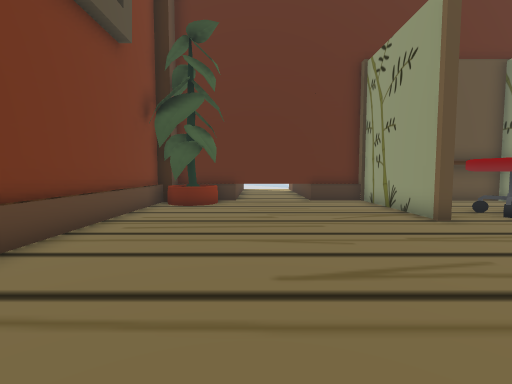
view 1 (above)

24 first-person views from a walk through a Unity game level. The camera is 1.2 m above the floor, tilts 4° down and sees 85° across. The floor is counted in squares, 1 m on a side. Each view is taken from the middle of a square. On the plan, view 1 faces up. The plan holds only what a view shows up to about 13 squares ahead; the rest is blank. The place goes on beyond the plan. Some animated figures are not drawn. Some surface patterns are stand-ins.

view 2
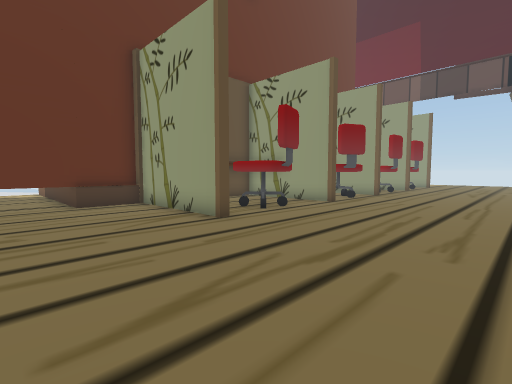

view 3
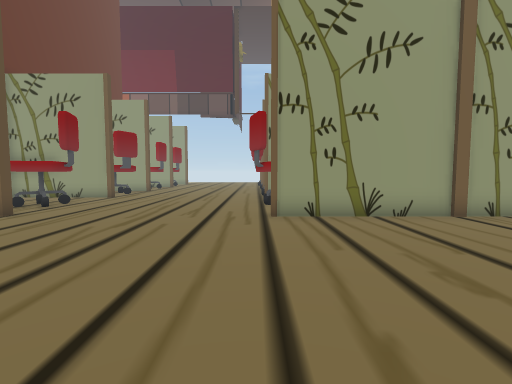

view 4
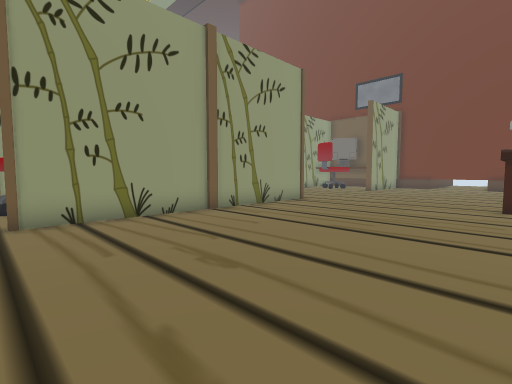

view 5
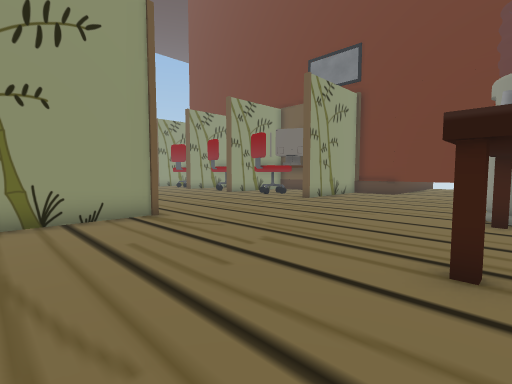

view 6
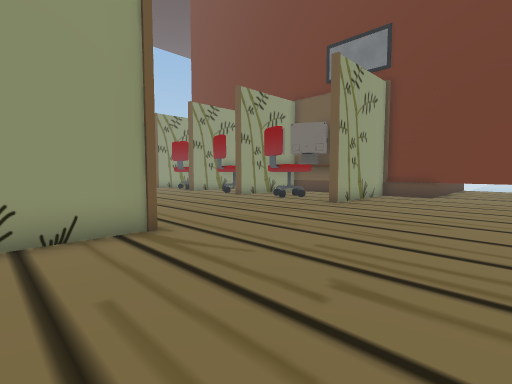

view 7
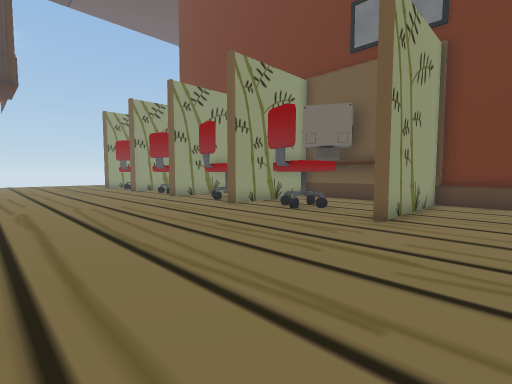

view 8
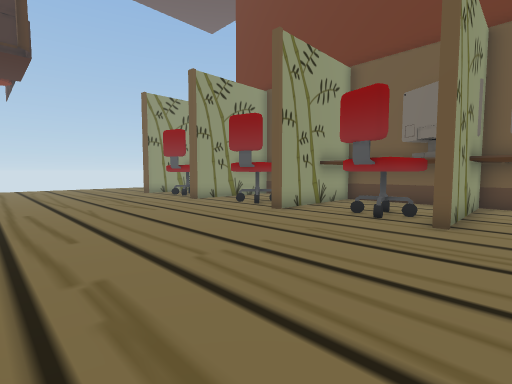

view 9
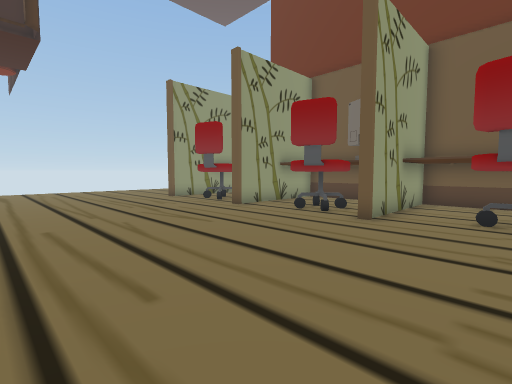

view 10
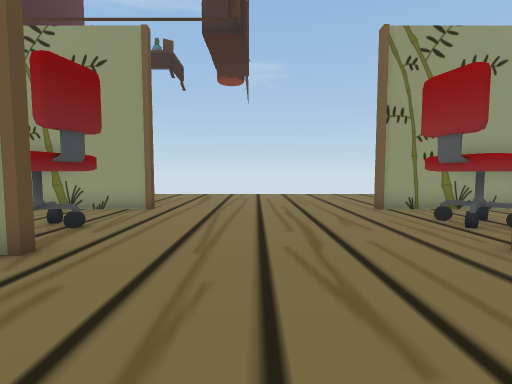

view 11
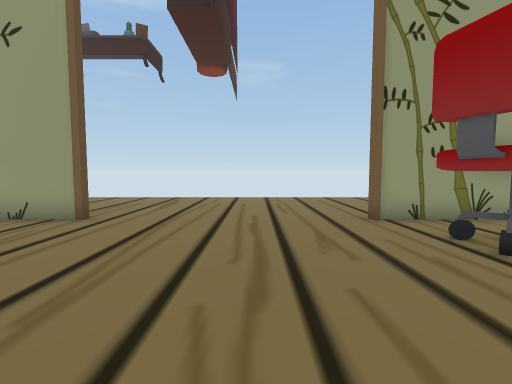

view 12
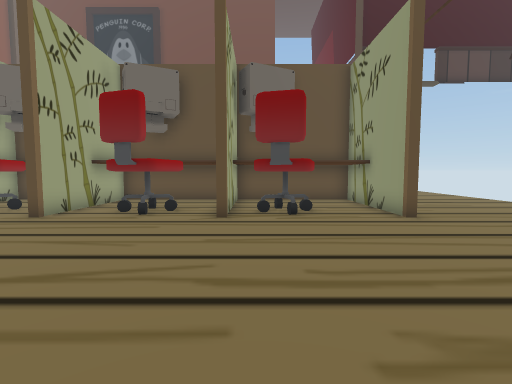

view 13
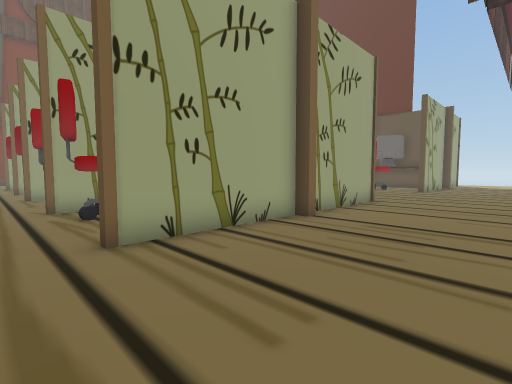

view 14
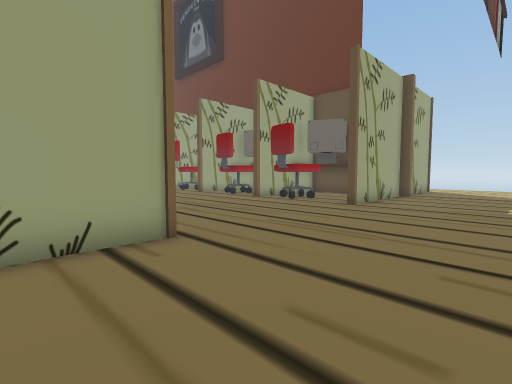

view 15
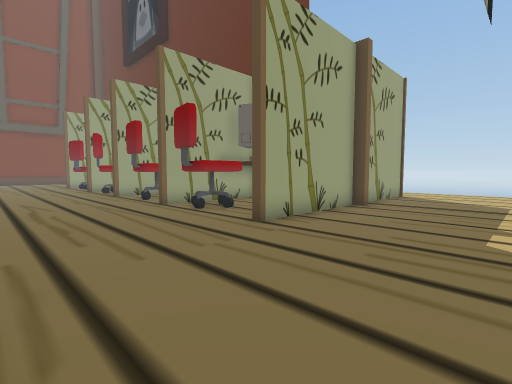

view 16
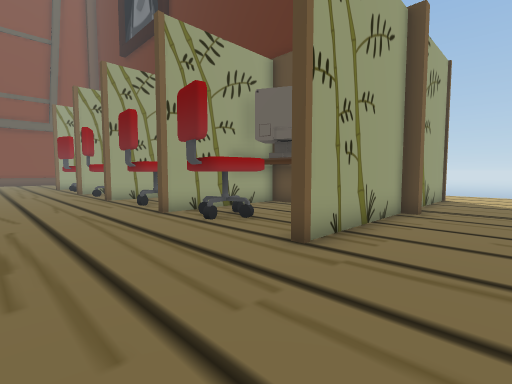

view 17
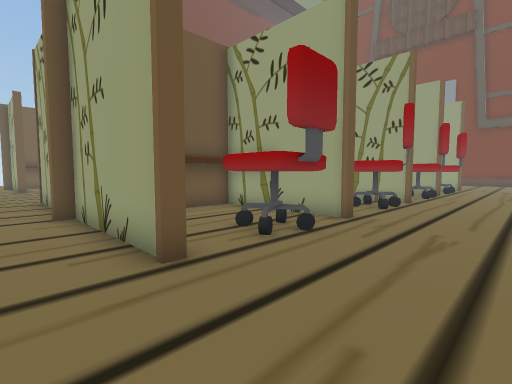

view 18
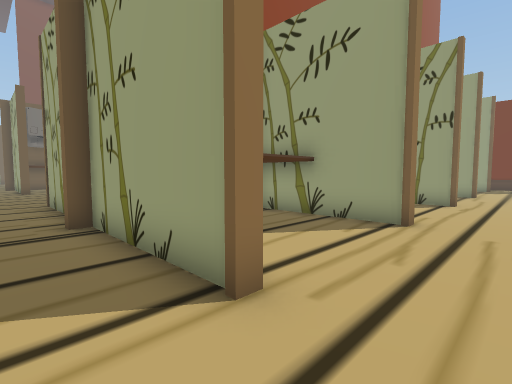

view 19
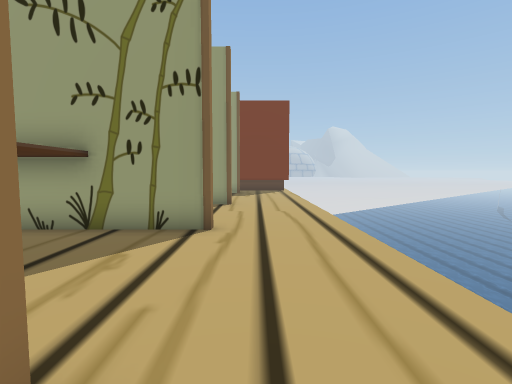

view 20
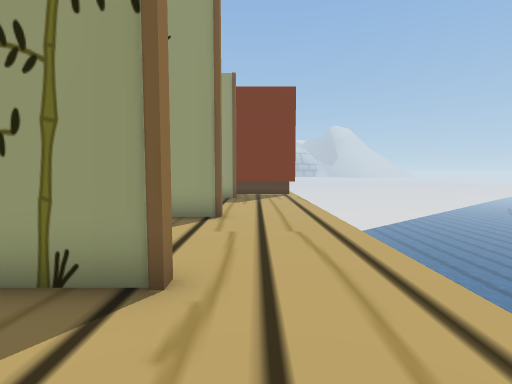

view 21
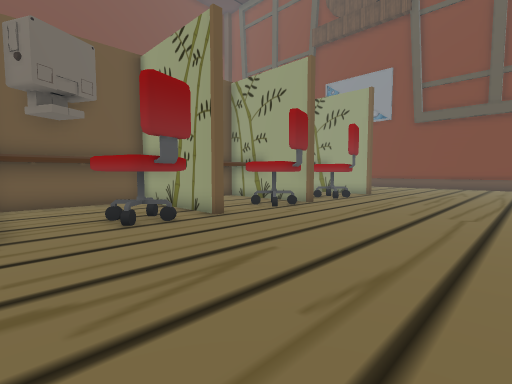

view 22
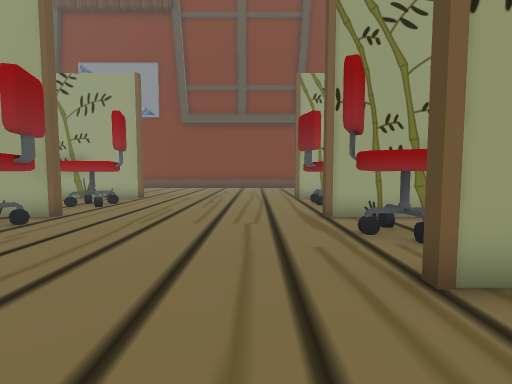

view 23
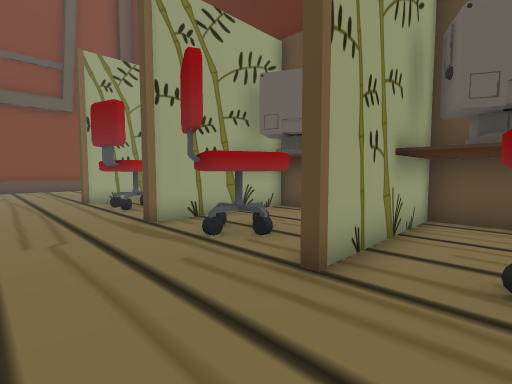

view 24
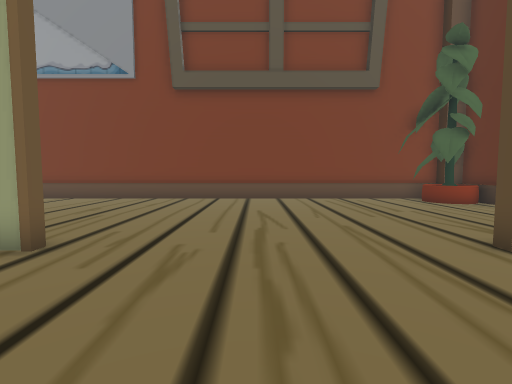

### Floor plan
Key: @ floor where view 1 was taken; # wall or solid block; . floor; / step, stairs or slope; = window, fence, low wall or low ledge; ^ raised ledge; v drop or lower ground.
Columns run from 4 left of view 1 to 30 right of it. Each row starts with its distance up from view 1.
 20          //////vvvvvvvvv
 19          .......................
 18          .........................
 17      .=   ....#....#....#....#....
 16      .=       #... #....#....#....
 15      .=            #... #... #....
 14      .=            ^^^  ^^^  #....
 13     ..=            ^    ^    #....
 12  #=#######  ####   ###  ##   #.....
 11 ##^......#    ^    ###  #    #.....
 10 ##=......###  ^  #####  ######.....
  9 #........# # .#. ###.#  ###..#.....
  8 #........####.#.####.## ####.#.....
  7 #........#.##.#.##.#.##.####.#.....
  6 #..................................
  5 #..................................
  4 #..................................
  3 #..................................
  2 #..................................
  1 #..................................
  0 #...@......##...##...##...##.......
 -1 #........#.#######.####.#.##.#.....
 -2 #........#.   #  ..#  ..#. #.#.....
 -3 #........#    ^ ^^ ^^ ^##^^^ #.....
 -4 #........#         ^   ##    #.....
 -5 #........#         ^^^^##^^  #.....
 -6 #........#    ^^   ##^^^^^^^^#.....
 -7 #........#         ##   ^    #.....
 -8  ........#      ^^ ##^^^^^^^^#.....
 -9  ........#       #.#.##.####.#.....
-10  ........#       #.#.##.####.#.....
-11  ##................................
-12    ................................
-13    ................................
-14    ................................
-15  ##................................
-16  ##................................
-17   .................................
-18    ......#....#....#....#.##.#.....
-19    ......#.#######.####.#.##.# ....
-20    ......#.###### .### .# ##.#
-21     .....#^^ ### ^^###  #    #
-22     .....#   ##    #         #
-23     ################  #^

Where each view was taken, in squares from view 1:
view 1: 0 up, 0 right, facing up
view 2: 1 up, 0 right, facing up-right
view 3: 0 up, 3 left, facing right
view 4: 0 up, 3 left, facing down-right
view 5: 7 down, 3 left, facing down-right
view 6: 8 down, 1 left, facing down-right
view 7: 11 down, 2 right, facing down-right
view 8: 11 down, 9 right, facing down-right
view 9: 11 down, 12 right, facing down-right
view 10: 14 down, 16 right, facing right
view 11: 15 down, 18 right, facing right
view 12: 18 down, 21 right, facing up
view 13: 12 down, 30 right, facing up-left
view 14: 3 down, 30 right, facing up-left
view 15: 2 up, 30 right, facing up-left
view 16: 3 up, 28 right, facing up-left
view 17: 3 up, 27 right, facing down-left
view 18: 19 up, 27 right, facing down-left
view 19: 18 up, 21 right, facing left
view 20: 18 up, 18 right, facing left
view 21: 6 up, 20 right, facing down-left
view 22: 5 up, 18 right, facing left
view 23: 4 up, 17 right, facing up-left
view 24: 3 up, 9 right, facing left
